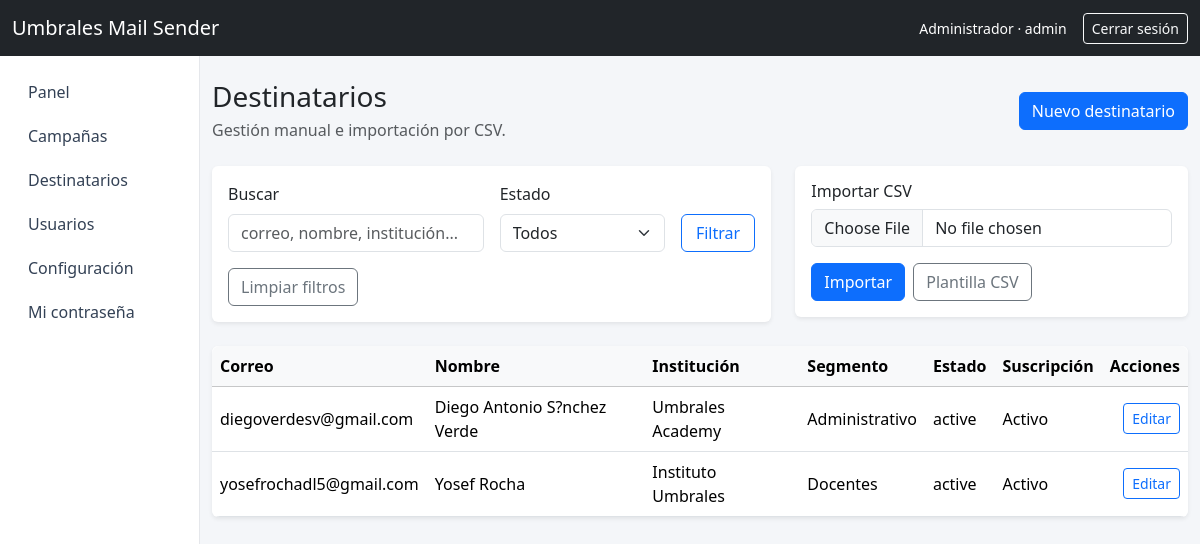
/recipients (signed in), run on the app's committed database.
### tables this page shows
CREATE TABLE `recipients` (
  `id` int(10) UNSIGNED NOT NULL,
  `email` varchar(190) NOT NULL,
  `first_name` varchar(120) DEFAULT NULL,
  `last_name` varchar(120) DEFAULT NULL,
  `institution` varchar(190) DEFAULT NULL,
  `country` varchar(120) DEFAULT NULL,
  `segment` varchar(120) DEFAULT NULL,
  `status` varchar(50) NOT NULL DEFAULT 'active',
  `consent_at` datetime DEFAULT NULL,
  `unsubscribed_at` datetime DEFAULT NULL,
  `created_at` datetime NOT NULL DEFAULT current_timestamp(),
  `updated_at` datetime NOT NULL DEFAULT current_timestamp() ON UPDATE current_timestamp()
);

### app/views/recipients/index.php (the view, shortened to what the rows shown need)
<div class="d-flex justify-content-between align-items-center mb-4">
    <div>
        <h1 class="h3 mb-1">Destinatarios</h1>
        <p class="text-muted mb-0">Gestión manual e importación por CSV.</p>
    </div>
    <?php if (Auth::isAdmin()): ?>
        <a href="/recipients/create" class="btn btn-primary">Nuevo destinatario</a>
    <?php endif; ?>
</div>
<div class="row g-4 mb-4">
    <div class="col-lg-7">
        <div class="card border-0 shadow-sm">
            <div class="card-body">
                <form class="row g-3" method="get" action="/recipients">
                    <div class="col-md-6">
                        <label class="form-label">Buscar</label>
                        <input
                            type="text"
                            class="form-control"
                            name="q"
                            value="<?= htmlspecialchars($search, ENT_QUOTES, 'UTF-8') ?>"
                            placeholder="correo, nombre, institución..."
                        >
                    </div>
                    <div class="col-md-4">
                        <label class="form-label">Estado</label>
                        <select class="form-select" name="status">
                            <option value="">Todos</option>
                        </select>
                    </div>
                    <div class="col-md-2 d-flex align-items-end">
                        <button type="submit" class="btn btn-outline-primary w-100">Filtrar</button>
                    </div>
                    <div class="col-12 d-flex flex-wrap gap-2">
                        <a href="/recipients" class="btn btn-outline-secondary">Limpiar filtros</a>
                    </div>
                </form>
            </div>
        </div>
    </div>
    <?php if (Auth::isAdmin()): ?>
        <div class="col-lg-5">
            <div class="card border-0 shadow-sm">
                <div class="card-body">
                    <h2 class="h6">Importar CSV</h2>
                    <form method="post" action="/recipients/import" enctype="multipart/form-data">
                        <input type="file" class="form-control mb-3" name="csv" accept=".csv" required>
                        <div class="d-flex flex-wrap gap-2">
                            <button type="submit" class="btn btn-primary">Importar</button>
                            <a href="/recipients/template" class="btn btn-outline-secondary">
                                Plantilla CSV
                            </a>
                        </div>
                    </form>
                </div>
            </div>
        </div>
    <?php endif; ?>
</div>
<div class="card border-0 shadow-sm">
    <div class="table-responsive">
        <table class="table table-hover align-middle mb-0">
            <thead class="table-light">
                <tr>
                    <th>Correo</th>
                    <th>Nombre</th>
                    <th>Institución</th>
                    <th>Segmento</th>
                    <th>Estado</th>
                    <th>Suscripción</th>
                    <?php if (Auth::isAdmin()): ?>
                        <th class="text-end">Acciones</th>
                    <?php endif; ?>
                </tr>
            </thead>
            <tbody>
            <?php if (!empty($recipients)): ?>
                <?php foreach ($recipients as $row): ?>
                    <tr>
                        <td><?= htmlspecialchars($row['email'], ENT_QUOTES, 'UTF-8') ?></td>
                        <td><?= htmlspecialchars(trim(($row['first_name'] ?? '') . ' ' . ($row['last_name'] ?? '')), ENT_QUOTES, 'UTF-8') ?></td>
                        <td><?= htmlspecialchars((string) ($row['institution'] ?? ''), ENT_QUOTES, 'UTF-8') ?></td>
                        <td><?= htmlspecialchars((string) ($row['segment'] ?? ''), ENT_QUOTES, 'UTF-8') ?></td>
                        <td><?= htmlspecialchars((string) ($row['status'] ?? ''), ENT_QUOTES, 'UTF-8') ?></td>
                        <td><?= !empty($row['unsubscribed_at']) ? 'Desuscrito' : 'Activo' ?></td>
                        <?php if (Auth::isAdmin()): ?>
                            <td class="text-end">
                                <a class="btn btn-sm btn-outline-primary" href="/recipients/<?= (int) $row['id'] ?>/edit">Editar</a>
                            </td>
                        <?php endif; ?>
                    </tr>
                <?php endforeach; ?>
            <?php endif; ?>
            </tbody>
        </table>
    </div>
</div>

### core/Router.php (shortened to what the rows shown need)
<?php
final class Router
{
    private array $routes = [];
    private function add(string $method, string $pattern, array $action, array $middleware): void
    {
        $this->routes[] = compact('method', 'pattern', 'action', 'middleware');
    }
    public function dispatch(string $method, string $path): void
    {
        foreach ($this->routes as $route) {
            if ($route['method'] !== strtoupper($method)) {
                continue;
            }
            $params = $this->match($route['pattern'], $path);
            if ($params === null) {
                continue;
            }
            [$class, $action] = $route['action'];
            $controller = new $class();
            call_user_func_array([$controller, $action], array_values($params));
            return;
        }
    }
    private function match(string $pattern, string $path): ?array
    {
        $regex = preg_replace('#\{([a-zA-Z_][a-zA-Z0-9_]*)\}#', '(?P<$1>[^/]+)', $pattern);
        $regex = '#^' . $regex . '$#';
        if (!preg_match($regex, $path, $matches)) {
            return null;
        }
        $params = [];
        return $params;
    }
}

### data on the page
recipients: email "diegoverdesv@gmail.com", first_name+last_name "Diego Antonio S?nchez Verde", institution "Umbrales Academy", segment "Administrativo", status "active", shows "Activo"
recipients: email "yosefrochadl5@gmail.com", first_name+last_name "Yosef Rocha", institution "Instituto Umbrales", segment "Docentes", status "active", shows "Activo"
